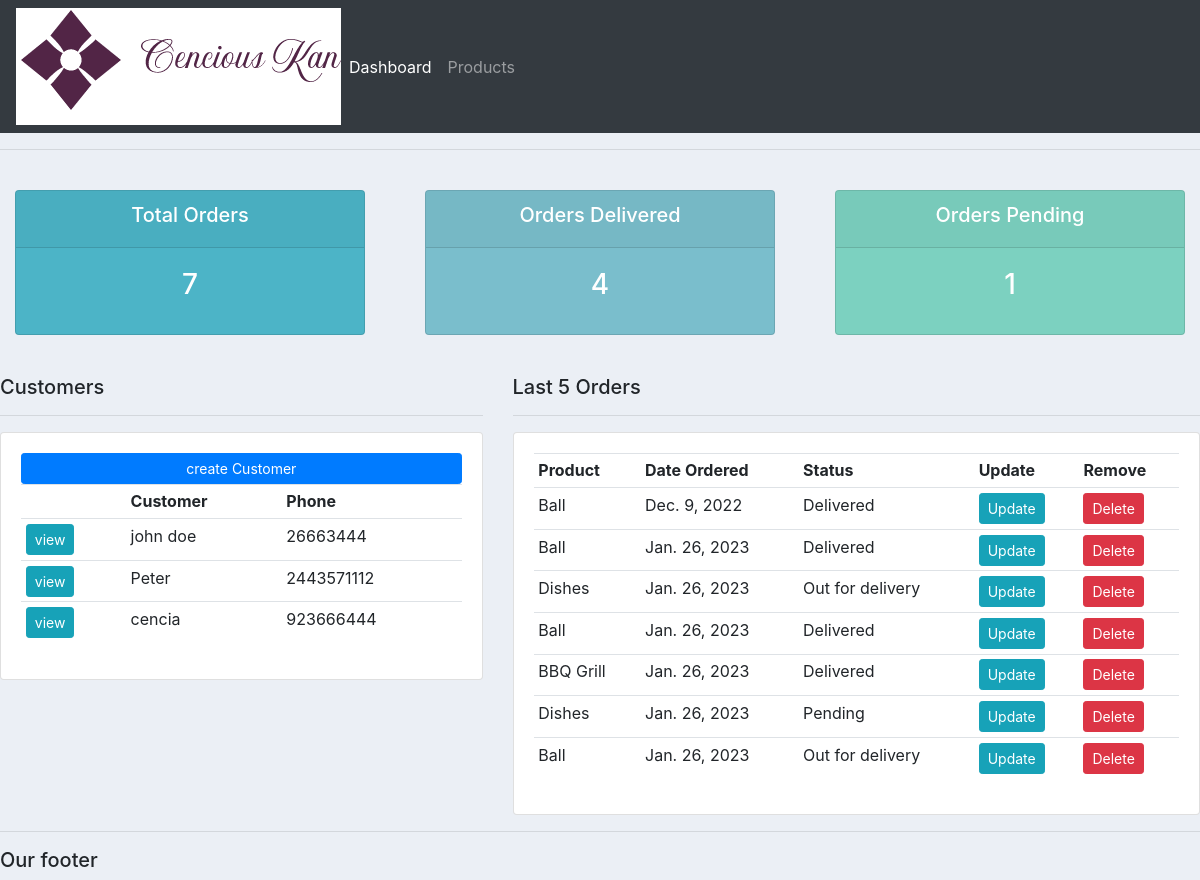
The app's page /, older data.
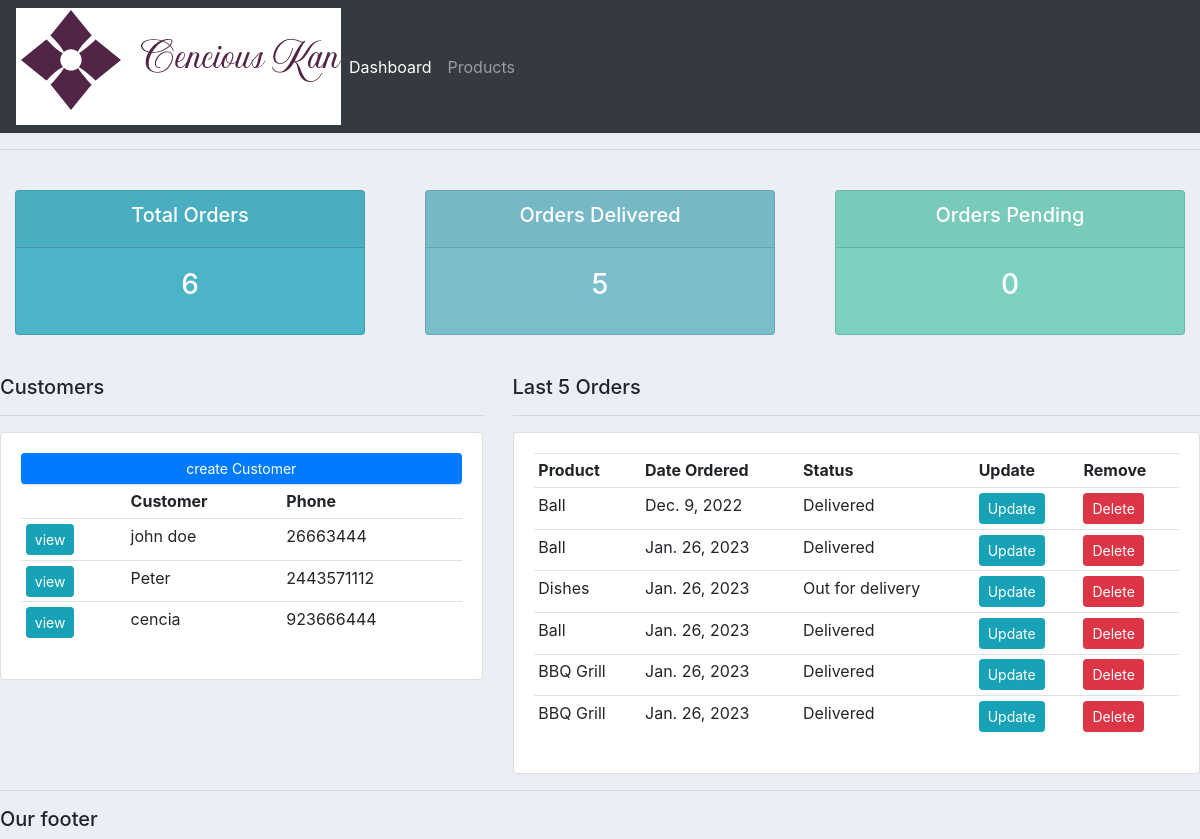
The same page, newer data.
### accounts/models.py (models this page shows, shortened)
class Customer(models.Model):
    name = models.CharField(max_length=200, null=True)
    phone = models.CharField(max_length=200, null=True)
    email = models.EmailField(max_length=200, null=True)
    date_created = models.DateField(auto_now_add=True, null=True)

class Order(models.Model):
    STATUS=(
            ('Pending', 'pending'),
            ('Out for delivery', 'out for delivery'),
            ('Delivered', 'delivered'),
        )
    customer= models.ForeignKey(Customer, null=True, on_delete=models.SET_NULL)
    products= models.ForeignKey(Product, null=True, on_delete=models.SET_NULL)
    date_created=models.DateField(auto_now_add=True, null=True)
    status= models.CharField(max_length=200, null=True, choices=STATUS)
    note = models.CharField(max_length=1000,null=True)

class Product(models.Model):
    CATEGORY=(
        ('Indoor','Indoor'),
        ('Outdoor', 'outdoor'),
    )
    name=models.CharField(max_length=200, null=True)
    price=models.FloatField(null=True)
    category=models.CharField(max_length=200, null=True, choices=CATEGORY)
    description=models.CharField(max_length=200, null=True)
    date_created= models.DateField(auto_now_add=True, null=True)
    tags=models.ManyToManyField(Tag)
    def __str__(self):
        return self.name

### accounts/views.py (the view)
# urls.py: path('',views.home, name="home"),
def home(request):
    orders = Order.objects.all()
    customers = Customer.objects.all()
    total_customers =customers.count()
    total_orders = orders.count()
    delivered = orders.filter(status='Delivered').count()
    pending = orders.filter(status='Pending').count()
    context = {'orders':orders, 'customers':customers,
    'pending':pending,
    'delivered':delivered,'total_orders':total_orders}
    return render(request,'accounts/dashboard.html', context)

### accounts/templates/accounts/dashboard.html
{%extends 'accounts/main.html' %}
{% load static%}
{%block element%}
{% include 'accounts/status.html' %}
<br>
<div class="row">
    <div class="col-md-5">
        <h5>Customers</h5>
        <hr>
        <div class="card card-body">
            <a class="btn btn-primary btn-sm btn-block" href="">create Customer</a>
            <table class="table table-sm">
                <tr>
                    <th></th>
                    <th>Customer</th>
                    <th>Phone</th>
                </tr>
                {% for customer in customers%}
                <tr>
                    <td><a class="btn btn-sm btn-info" href="{% url 'customer' customer.id %}">view</a></td>
                    <td>{{customer.name}} </td>
                    <td>{{customer.phone}} </td>
                </tr>
                {% endfor%}
            </table>
        </div>
    </div>
    <div class="col-md-7">
        <h5>Last 5 Orders</h5>
        <hr>
        <div class="card card-body">
            <table class="table table-sm">
                <tr>
                    <th>Product</th>
                    <th>Date Ordered</th>
                    <th>Status</th>
                    <th>Update</th>
                    <th>Remove</th>
                </tr>
                {% for order in orders%}
                <tr>
                    <td>{{order.products}} </td>
                    <td>{{order.date_created}} </td>
                    <td>{{order.status}} </td>
                    <td><a class="btn btn-sm btn-info" href="{% url 'update_order' order.id %}">Update</a></td>
                    <td><a class="btn btn-sm btn-danger" href="{% url 'delete_order' order.id %}">Delete</a></td>
                </tr>
                {% endfor%}
            </table>
        </div>
    </div>
</div>
{%endblock element%}

Row changes from the older to the newer data that the page shows:
removed Order: products "Dishes", date_created "Jan. 26, 2023", status "Pending"
removed Order: products "Ball", date_created "Jan. 26, 2023", status "Out for delivery"
added Order: products "BBQ Grill", date_created "Jan. 26, 2023", status "Delivered"
Text that changed along with them:
{{ total_orders }}: "7" → "6"
{{ delivered }}: "4" → "5"
{{ pending }}: "1" → "0"
